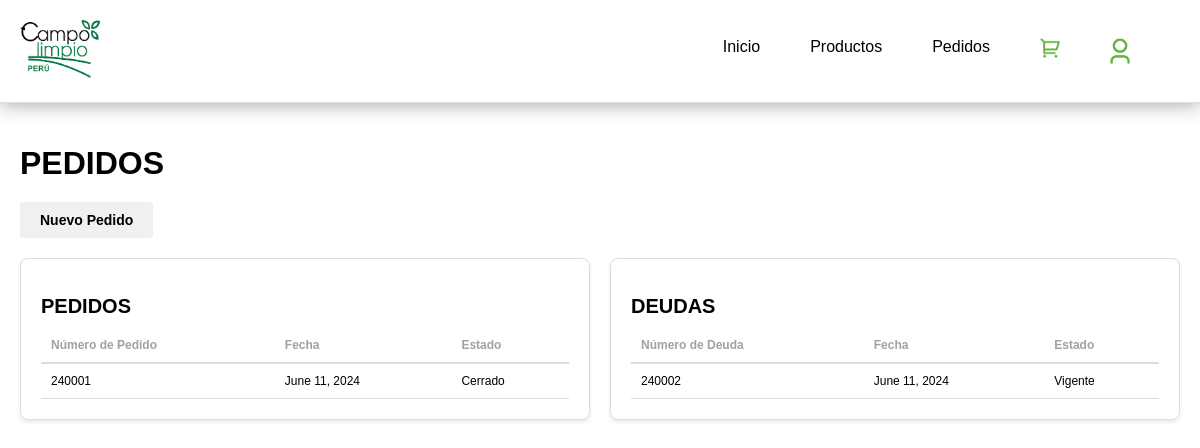
Page /pedidos/ on the earlier database version.
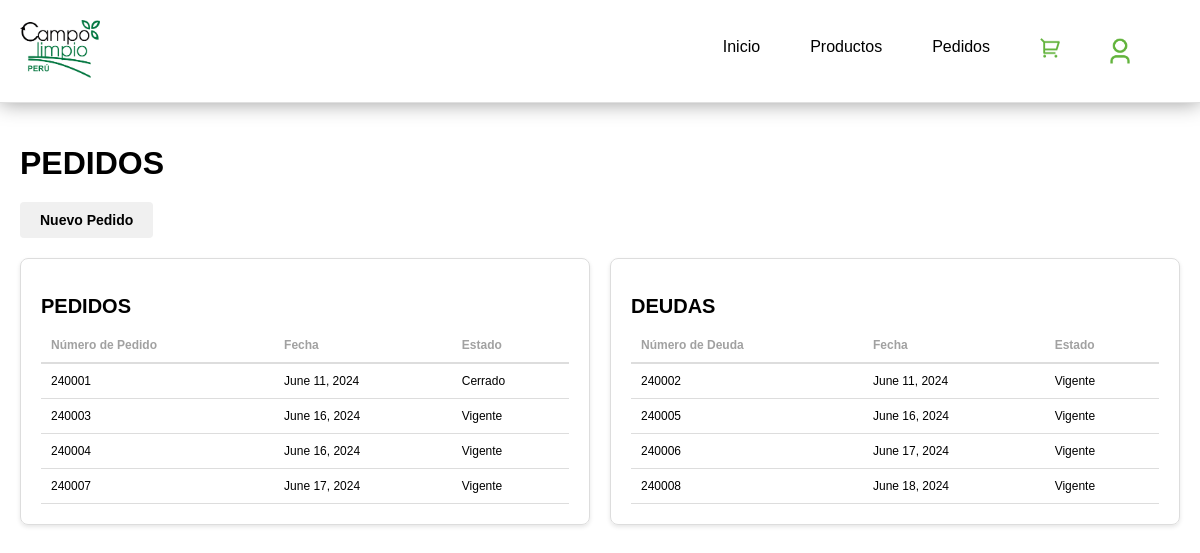
Same page on the later database version.
### appdeudas/models.py (models this page shows)
class Pedido(models.Model):
    def generate_pedido_number():
        year = datetime.datetime.now().strftime("%y")
        last_pedido = Pedido.objects.filter(numero_pedido__startswith=year).order_by('-numero_pedido').first()
        if last_pedido:
            last_number = int(last_pedido.numero_pedido[2:])
            new_number = last_number + 1
        else:
            new_number = 1
        return f"{year}{new_number:04d}"
    numero_pedido = models.CharField(max_length=8, primary_key=True, default=generate_pedido_number, editable=False)
    cliente = models.ForeignKey(Cliente, on_delete=models.CASCADE)
    fecha = models.DateField(default=datetime.date.today)
    tipo_pedido = models.CharField(max_length=1, choices=TipoPedido.TIPOS)
    metodo_pago = models.CharField(max_length=1, choices=MetodoPago.METODOS)
    total = models.DecimalField(max_digits=10, decimal_places=2)
    productos = models.ManyToManyField(Producto)
    estado_pedido = models.CharField(max_length=1, choices=EstadoPedido.ESTADOS_PEDIDO, default=EstadoPedido.VIGENTE)
    estado = models.CharField(max_length=1, choices=EstadoModelo.ESTADOS, default=EstadoModelo.ACTIVO)

### appdeudas/views.py (the view)
# urls.py: path('pedidos/', views.pedidos, name="pedidos"),
def pedidos(request):
    pedidos = Pedido.objects.filter(tipo_pedido="C")
    deudas = Pedido.objects.filter(tipo_pedido="D")
    print("Pedidos Contado:", pedidos)
    print("Pedidos A crédito:", deudas)
    context = {
        'pedidos': pedidos,
        'deudas': deudas,
    }
    return render(request, 'pedidos/pedidos.html', context)

### appdeudas/templates/pedidos/pedidos.html
{% extends 'layouts/base.html' %}
{% block content %}
    <h1 class="main-title">PEDIDOS</h1>
    <form action="{% url 'nuevo_pedido' %}" method="GET">
        <button class="new-order-button" type="submit">Nuevo Pedido</button>
    </form>
    <div class="tables-container">
        <div class="table-container">
            <h2 class="table-title">PEDIDOS</h2>
            <table>
                <thead>
                    <tr>
                        <th>Número de Pedido</th>
                        <th>Fecha</th>
                        <th>Estado</th>
                    </tr>
                </thead>
                <tbody>
                    {% for pedido in pedidos %}
                        <tr>
                            <td>{{ pedido.numero_pedido }}</td>
                            <td>{{ pedido.fecha }}</td>
                            <td>
                                {% if pedido.estado_pedido == 'C' %}
                                    Cerrado
                                {% elif pedido.estado_pedido == 'V' %}
                                    Vigente
                                {% endif %}
                            </td>
                        </tr>
                    {% endfor %}
                </tbody>
            </table>
        </div>
        <div class="table-container">
            <h2 class="table-title">DEUDAS</h2>
            <table>
                <thead>
                    <tr>
                        <th>Número de Deuda</th>
                        <th>Fecha</th>
                        <th>Estado</th>
                    </tr>
                </thead>
                <tbody>
                    {% for deuda in deudas %}
                        <tr>
                            <td>{{ deuda.numero_pedido }}</td>
                            <td>{{ deuda.fecha }}</td>
                            <td>
                                {% if deuda.estado_pedido == 'C' %}
                                    Cerrado
                                {% elif deuda.estado_pedido == 'V' %}
                                    Vigente
                                {% endif %}
                            </td>
                        </tr>
                    {% endfor %}
                </tbody>
            </table>
        </div>
    </div>
{% endblock %}

### appdeudas/templates/layouts/base.html (shortened to what this page needs)
{% load static %}
<!DOCTYPE html>
<html lang="es">
<head>
    <link rel="stylesheet" href="{% static '/styles/main.css' %}">
</head>
<body>
    <header class="menu-container">
        <div class="logo-container">
            <a href="{% url 'index' %}"><img class="logoEmpresa" src="{% static 'img/logo.png' %}" width="80px" alt="Campo Limpio Logo"></a>
        </div>
        <nav class="navbar">
            <ul>
                <li><a href="{% url 'index' %}">Inicio</a></li>
                <li><a href="{% url 'productos' %}">Productos</a></li>
                <li><a href="{% url 'pedidos' %}">Pedidos</a></li>
                <li><a href="{% url 'nuevo_pedido' %}"><img src="{% static 'img/Carrito.png' %}" width="20px" alt="Carrito"></a></li>
                <li><a href="/signup"><img src="{% static 'img/Persona.png' %}" width="20px" alt="Perfil"></a></li>
            </ul>
        </nav>
    </header>
    <main class="content-container">
        {% block content %}
        {% endblock %}
    </main>
</body>
</html>

### appdeudas/static/styles/main.css (style rules this page uses)
body { font-family: "Trebuchet MS", Verdana, sans-serif; background-color: #fff; justify-content: center; align-items: center; max-width: 100%; margin: 0; }
.menu-container { display: flex; justify-content: space-between; align-items: center; padding: 20px; background-color: white; border-bottom: 1px solid #e0e0e0; box-shadow: 0 0 20px rgba(0, 0, 0, 0.4); }
.logo-container { display: flex; align-items: center; }
.logoEmpresa { margin-right: 10px; }
.navbar ul { list-style: none; display: flex; margin: 0; padding: 0; }
.navbar ul li { margin-right: 50px; }
.navbar ul li a { text-decoration: none; color: black; font-size: 16px; }
.navbar a img { vertical-align: middle; max-width: 50px; }
.content-container { max-width: 100%; margin: auto; padding: 20px; }
.main-title { text-align: left; font-size: 32px; margin-bottom: 20px; }
.new-order-button { display: block; padding: 10px 20px; font-weight: bold; margin-bottom: 20px; cursor: pointer; background-color: #f0f0f0; border: 0px solid #ccc; font-size: 14px; border-radius: 4px; text-align: left; }
.tables-container { display: flex; justify-content: space-between; gap: 20px; }
.table-container { width: 48%; border: 1px solid #ddd; border-radius: 8px; padding: 20px; box-shadow: 0 2px 4px rgba(0, 0, 0, 0.1); }
.table-title { font-size: 20px; margin-bottom: 10px; }
table { width: 100%; font-size: 12px; border-collapse: collapse; }
thead th { text-align: left; padding: 10px; color: #a1a1a1; background-color: #ffffff; border-bottom: 2px solid #ddd; }
tbody td { padding: 10px; border-bottom: 1px solid #ddd; }

Differences in the rows shown:
added Pedido: numero_pedido "240003", fecha "June 16, 2024", estado_pedido "Vigente", shown under "PEDIDOS"
added Pedido: numero_pedido "240004", fecha "June 16, 2024", estado_pedido "Vigente", shown under "PEDIDOS"
added Pedido: numero_pedido "240007", fecha "June 17, 2024", estado_pedido "Vigente", shown under "PEDIDOS"
added Pedido: numero_pedido "240005", fecha "June 16, 2024", estado_pedido "Vigente", shown under "DEUDAS"
added Pedido: numero_pedido "240006", fecha "June 17, 2024", estado_pedido "Vigente", shown under "DEUDAS"
added Pedido: numero_pedido "240008", fecha "June 18, 2024", estado_pedido "Vigente", shown under "DEUDAS"
